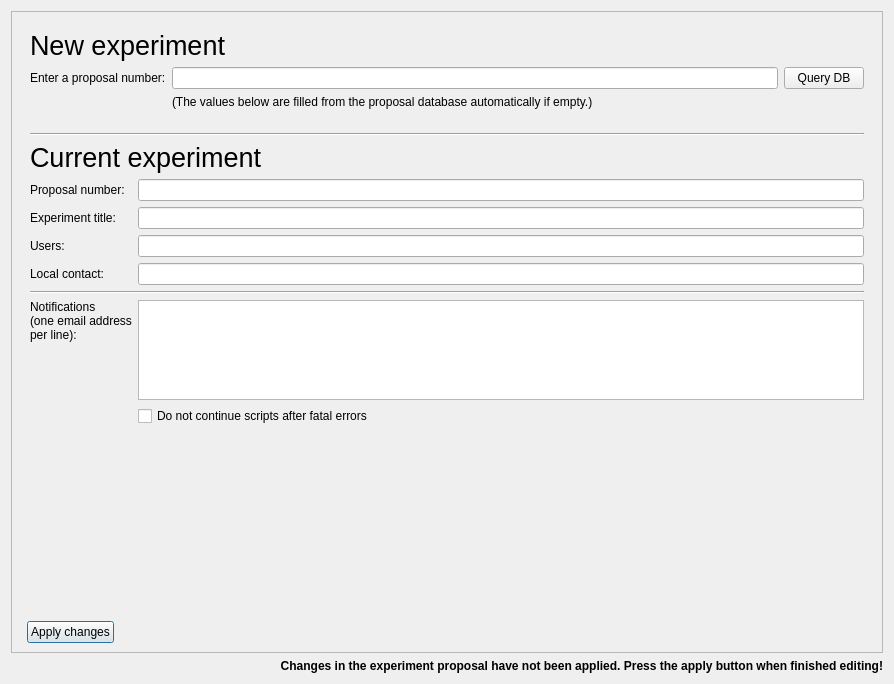
<?xml version="1.0" encoding="UTF-8"?>
<ui version="4.0">
 <class>Form</class>
 <widget class="QWidget" name="Form">
  <property name="geometry">
   <rect>
    <x>0</x>
    <y>0</y>
    <width>894</width>
    <height>684</height>
   </rect>
  </property>
  <property name="windowTitle">
   <string>Form</string>
  </property>
  <layout class="QVBoxLayout" name="verticalLayout">
   <item>
    <widget class="QFrame" name="frame">
     <property name="frameShape">
      <enum>QFrame::StyledPanel</enum>
     </property>
     <property name="frameShadow">
      <enum>QFrame::Raised</enum>
     </property>
     <layout class="QFormLayout" name="formLayout">
      <item row="0" column="0" colspan="2">
       <widget class="QWidget" name="newBox" native="true">
        <layout class="QGridLayout" name="gridLayout_3">
         <item row="0" column="0" colspan="2">
          <widget class="QLabel" name="label_5">
           <property name="font">
            <font>
             <pointsize>20</pointsize>
             <weight>50</weight>
             <italic>false</italic>
             <bold>false</bold>
            </font>
           </property>
           <property name="styleSheet">
            <string notr="true">font: 20pt;</string>
           </property>
           <property name="text">
            <string>New experiment</string>
           </property>
          </widget>
         </item>
         <item row="1" column="0">
          <widget class="QLabel" name="propLabel">
           <property name="text">
            <string>Enter a proposal number:</string>
           </property>
          </widget>
         </item>
         <item row="1" column="1">
          <widget class="QLineEdit" name="proposalNum"/>
         </item>
         <item row="1" column="2">
          <widget class="QPushButton" name="queryDBButton">
           <property name="toolTip">
            <string>&lt;html&gt;&lt;head/&gt;&lt;body&gt;&lt;p&gt;Query the Proposal Database for Information about this proposal number.&lt;/p&gt;&lt;/body&gt;&lt;/html&gt;</string>
           </property>
           <property name="text">
            <string>Query DB</string>
           </property>
          </widget>
         </item>
         <item row="2" column="1" colspan="2">
          <widget class="QLabel" name="propdbInfo">
           <property name="text">
            <string>(The values below are filled from the proposal database automatically if empty.)</string>
           </property>
          </widget>
         </item>
        </layout>
       </widget>
      </item>
      <item row="1" column="0" colspan="2">
       <widget class="QWidget" name="dataBox" native="true">
        <layout class="QVBoxLayout" name="verticalLayout_2">
         <item>
          <layout class="QGridLayout" name="gridLayout">
           <item row="5" column="1">
            <widget class="QLineEdit" name="localContact"/>
           </item>
           <item row="8" column="1">
            <widget class="QCheckBox" name="errorAbortBox">
             <property name="text">
              <string>Do not continue scripts after fatal errors</string>
             </property>
            </widget>
           </item>
           <item row="7" column="0">
            <widget class="QLabel" name="label_10">
             <property name="sizePolicy">
              <sizepolicy hsizetype="Preferred" vsizetype="Minimum">
               <horstretch>0</horstretch>
               <verstretch>0</verstretch>
              </sizepolicy>
             </property>
             <property name="text">
              <string>Notifications&lt;br/&gt;(one email address &lt;br/&gt;per line):</string>
             </property>
             <property name="alignment">
              <set>Qt::AlignLeading|Qt::AlignLeft|Qt::AlignTop</set>
             </property>
             <property name="wordWrap">
              <bool>true</bool>
             </property>
            </widget>
           </item>
           <item row="3" column="0">
            <widget class="QLabel" name="label_6">
             <property name="text">
              <string>Experiment title:</string>
             </property>
            </widget>
           </item>
           <item row="3" column="1">
            <widget class="QLineEdit" name="expTitle"/>
           </item>
           <item row="0" column="0" colspan="2">
            <widget class="Line" name="line">
             <property name="orientation">
              <enum>Qt::Horizontal</enum>
             </property>
            </widget>
           </item>
           <item row="4" column="0">
            <widget class="QLabel" name="label_7">
             <property name="text">
              <string>Users:</string>
             </property>
            </widget>
           </item>
           <item row="6" column="0" colspan="2">
            <widget class="Line" name="line_3">
             <property name="orientation">
              <enum>Qt::Horizontal</enum>
             </property>
            </widget>
           </item>
           <item row="7" column="1">
            <widget class="QPlainTextEdit" name="notifEmails">
             <property name="sizePolicy">
              <sizepolicy hsizetype="Expanding" vsizetype="Minimum">
               <horstretch>0</horstretch>
               <verstretch>0</verstretch>
              </sizepolicy>
             </property>
             <property name="minimumSize">
              <size>
               <width>0</width>
               <height>100</height>
              </size>
             </property>
             <property name="maximumSize">
              <size>
               <width>16777215</width>
               <height>100</height>
              </size>
             </property>
            </widget>
           </item>
           <item row="1" column="0" colspan="2">
            <widget class="QLabel" name="label_9">
             <property name="font">
              <font>
               <pointsize>20</pointsize>
               <weight>50</weight>
               <italic>false</italic>
               <bold>false</bold>
              </font>
             </property>
             <property name="styleSheet">
              <string notr="true">font: 20pt;</string>
             </property>
             <property name="text">
              <string>Current experiment</string>
             </property>
            </widget>
           </item>
           <item row="5" column="0">
            <widget class="QLabel" name="label_8">
             <property name="text">
              <string>Local contact:</string>
             </property>
            </widget>
           </item>
           <item row="4" column="1">
            <widget class="QLineEdit" name="users"/>
           </item>
           <item row="2" column="0">
            <widget class="QLabel" name="label_11">
             <property name="text">
              <string>Proposal number:</string>
             </property>
            </widget>
           </item>
           <item row="2" column="1">
            <widget class="QLineEdit" name="proposalID">
             <property name="readOnly">
              <bool>true</bool>
             </property>
            </widget>
           </item>
          </layout>
         </item>
        </layout>
       </widget>
      </item>
      <item row="3" column="1">
       <widget class="QPushButton" name="applyBtn">
        <property name="sizePolicy">
         <sizepolicy hsizetype="Fixed" vsizetype="Fixed">
          <horstretch>0</horstretch>
          <verstretch>0</verstretch>
         </sizepolicy>
        </property>
        <property name="layoutDirection">
         <enum>Qt::RightToLeft</enum>
        </property>
        <property name="text">
         <string>Apply changes</string>
        </property>
        <property name="autoDefault">
         <bool>false</bool>
        </property>
        <property name="default">
         <bool>true</bool>
        </property>
        <property name="flat">
         <bool>false</bool>
        </property>
       </widget>
      </item>
      <item row="2" column="1">
       <spacer name="verticalSpacer">
        <property name="orientation">
         <enum>Qt::Vertical</enum>
        </property>
        <property name="sizeHint" stdset="0">
         <size>
          <width>20</width>
          <height>40</height>
         </size>
        </property>
       </spacer>
      </item>
     </layout>
    </widget>
   </item>
   <item>
    <widget class="QLabel" name="applyWarningLabel">
     <property name="sizePolicy">
      <sizepolicy hsizetype="MinimumExpanding" vsizetype="Preferred">
       <horstretch>0</horstretch>
       <verstretch>0</verstretch>
      </sizepolicy>
     </property>
     <property name="font">
      <font>
       <weight>75</weight>
       <bold>true</bold>
      </font>
     </property>
     <property name="text">
      <string>Changes in the experiment proposal have not been applied. Press the apply button when finished editing!</string>
     </property>
     <property name="alignment">
      <set>Qt::AlignRight|Qt::AlignTrailing|Qt::AlignVCenter</set>
     </property>
     <property name="textInteractionFlags">
      <set>Qt::NoTextInteraction</set>
     </property>
    </widget>
   </item>
  </layout>
 </widget>
 <resources/>
 <connections/>
</ui>
